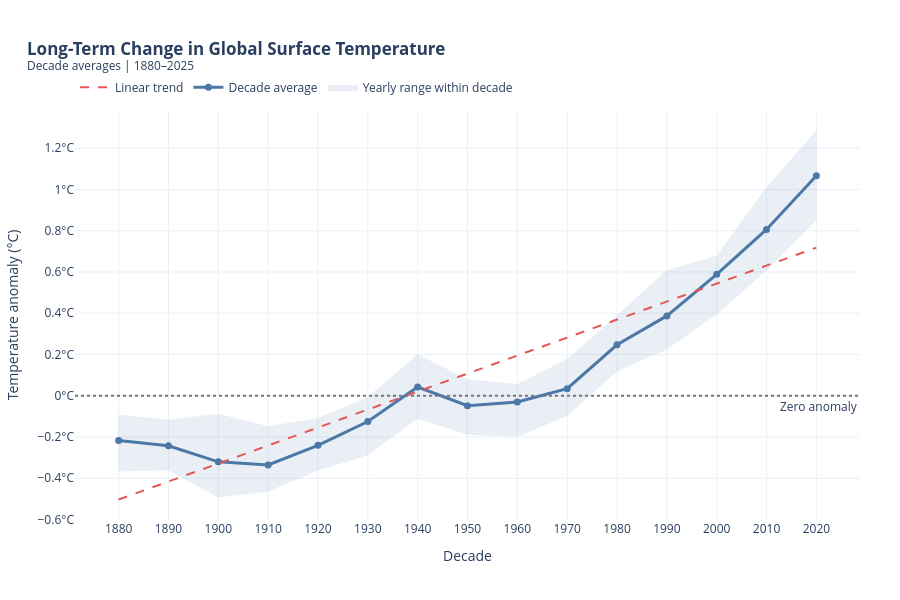

The cell this chart's notebook holds for it:
### Markdown cell above
### How did global temperature anomaly change by decade, and which decade jumped most?

### Code cell
# 1. Prepare temperature data
t1 = (
    yearlyDf[["year", "temp_anomaly"]]
    .dropna()
    .sort_values("year")
    .reset_index(drop=True)
    .copy()
)

t1["year"] = t1["year"].astype(int)
t1["decade"] = (t1["year"] // 10) * 10

# 2. Calculate decade averages and sample counts
decadal = (
    t1.groupby("decade")
    .agg(
        mean_anomaly=("temp_anomaly", "mean"),
        min_anomaly=("temp_anomaly", "min"),
        max_anomaly=("temp_anomaly", "max"),
        years_available=("temp_anomaly", "count"),
    )
    .reset_index()
)

# Keep the decade with the most recent year, even if incomplete
start_year = int(t1["year"].min())
end_year = int(t1["year"].max())

# 3. Calculate linear trend across decade averages
x = decadal["decade"].to_numpy()
y = decadal["mean_anomaly"].to_numpy()

slope, intercept = np.polyfit(x, y, 1)
decadal["trend"] = slope * x + intercept

# 4. Identify latest decade
latest = decadal.iloc[-1]
first = decadal.iloc[0]
change = latest["mean_anomaly"] - first["mean_anomaly"]

# 5. Plot
fig = go.Figure()

# Range of yearly values within each decade
fig.add_trace(
    go.Scatter(
        x=decadal["decade"],
        y=decadal["max_anomaly"],
        mode="lines",
        line=dict(width=0),
        showlegend=False,
        hoverinfo="skip",
    )
)

fig.add_trace(
    go.Scatter(
        x=decadal["decade"],
        y=decadal["min_anomaly"],
        mode="lines",
        fill="tonexty",
        fillcolor="rgba(76, 120, 168, 0.12)",
        line=dict(width=0),
        name="Yearly range within decade",
        hoverinfo="skip",
    )
)

# Decade averages
fig.add_trace(
    go.Scatter(
        x=decadal["decade"],
        y=decadal["mean_anomaly"],
        mode="lines+markers",
        name="Decade average",
        line=dict(color="#4C78A8", width=3),
        marker=dict(size=7),
        customdata=decadal[["years_available"]],
        hovertemplate=(
            "<b>%{x}s</b><br>"
            "Mean anomaly: %{y:+.2f} °C<br>"
            "Years available: %{customdata[0]}"
            "<extra></extra>"
        ),
    )
)

# Linear trend
fig.add_trace(
    go.Scatter(
        x=decadal["decade"],
        y=decadal["trend"],
        mode="lines",
        name="Linear trend",
        line=dict(color="#E45756", width=2, dash="dash"),
        hovertemplate="Trend: %{y:+.2f} °C<extra></extra>",
    )
)

# Zero anomaly reference
fig.add_hline(
    y=0,
    line_dash="dot",
    line_color="#777777",
    annotation_text="Zero anomaly",
    annotation_position="bottom right",
)

fig.update_layout(
    template="plotly_white",
    title=dict(
        text=(
            "<b>Long-Term Change in Global Surface Temperature</b>"
            f"<br><sup>Decade averages | {start_year}–{end_year}</sup>"
        ),
        x=0.03,
        xanchor="left",
    ),
    xaxis_title="Decade",
    yaxis_title="Temperature anomaly (°C)",
    hovermode="x unified",
    height=600,
    margin=dict(l=75, r=40, t=110, b=80),
    legend=dict(
        orientation="h",
        yanchor="bottom",
        y=1.02,
        xanchor="left",
        x=0,
    ),
)

fig.update_xaxes(dtick=10)
fig.update_yaxes(zeroline=False, ticksuffix="°C")

fig.show()

# 6. Print summary statistics
print(f"Period: {start_year}–{end_year}")
print(f"Decades represented: {len(decadal)}")
print(f"Difference between these decade averages: {change:+.3f} °C")
print(f"Linear trend across decade averages: {slope:+.4f} °C/year")

### Figure 1 — Plotly figure (JSON) as saved in the notebook; plotly's stock layout.template omitted (floating-point values rounded to 4 significant figures)
{"data": [{"hoverinfo": "skip", "line": {"width": 0}, "mode": "lines", "showlegend": false, "type": "scatter", "x": [1880, 1890, 1900, 1910, 1920, 1930, 1940, 1950, 1960, 1970, 1980, 1990, 2000, 2010, 2020], "y": [-0.09167, -0.1158, -0.0875, -0.1483, -0.1083, -0.005833, 0.2017, 0.08, 0.05667, 0.1783, 0.39, 0.6092, 0.6792, 1.012, 1.286]}, {"fill": "tonexty", "fillcolor": "rgba(76, 120, 168, 0.12)", "hoverinfo": "skip", "line": {"width": 0}, "mode": "lines", "name": "Yearly range within decade", "type": "scatter", "x": [1880, 1890, 1900, 1910, 1920, 1930, 1940, 1950, 1960, 1970, 1980, 1990, 2000, 2010, 2020], "y": [-0.3667, -0.3617, -0.4933, -0.4642, -0.3625, -0.2883, -0.1108, -0.1892, -0.1992, -0.0975, 0.1183, 0.2242, 0.3933, 0.6075, 0.8492]}, {"customdata": [[10], [10], [10], [10], [10], [10], [10], [10], [10], [10], [10], [10], [10], [10], [6]], "hovertemplate": "<b>%{x}s</b><br>Mean anomaly: %{y:+.2f} °C<br>Years available: %{customdata[0]}<extra></extra>", "line": {"color": "#4C78A8", "width": 3}, "marker": {"size": 7}, "mode": "lines+markers", "name": "Decade average", "type": "scatter", "x": [1880, 1890, 1900, 1910, 1920, 1930, 1940, 1950, 1960, 1970, 1980, 1990, 2000, 2010, 2020], "y": [-0.217, -0.2422, -0.3204, -0.3352, -0.2403, -0.1249, 0.04258, -0.04792, -0.03008, 0.0345, 0.2472, 0.3871, 0.5888, 0.8061, 1.067]}, {"hovertemplate": "Trend: %{y:+.2f} °C<extra></extra>", "line": {"color": "#E45756", "dash": "dash", "width": 2}, "mode": "lines", "name": "Linear trend", "type": "scatter", "x": [1880, 1890, 1900, 1910, 1920, 1930, 1940, 1950, 1960, 1970, 1980, 1990, 2000, 2010, 2020], "y": [-0.5028, -0.4156, -0.3284, -0.2412, -0.154, -0.06676, 0.02045, 0.1077, 0.1949, 0.2821, 0.3693, 0.4565, 0.5438, 0.631, 0.7182]}], "layout": {"annotations": [{"showarrow": false, "text": "Zero anomaly", "x": 1, "xanchor": "right", "xref": "x domain", "y": 0, "yanchor": "top", "yref": "y"}], "height": 600, "hovermode": "x unified", "legend": {"orientation": "h", "x": 0, "xanchor": "left", "y": 1.02, "yanchor": "bottom"}, "margin": {"b": 80, "l": 75, "r": 40, "t": 110}, "shapes": [{"line": {"color": "#777777", "dash": "dot"}, "type": "line", "x0": 0, "x1": 1, "xref": "x domain", "y0": 0, "y1": 0, "yref": "y"}], "title": {"text": "<b>Long-Term Change in Global Surface Temperature</b><br><sup>Decade averages | 1880–2025</sup>", "x": 0.03, "xanchor": "left"}, "xaxis": {"dtick": 10, "title": {"text": "Decade"}}, "yaxis": {"ticksuffix": "°C", "title": {"text": "Temperature anomaly (°C)"}, "zeroline": false}}}
